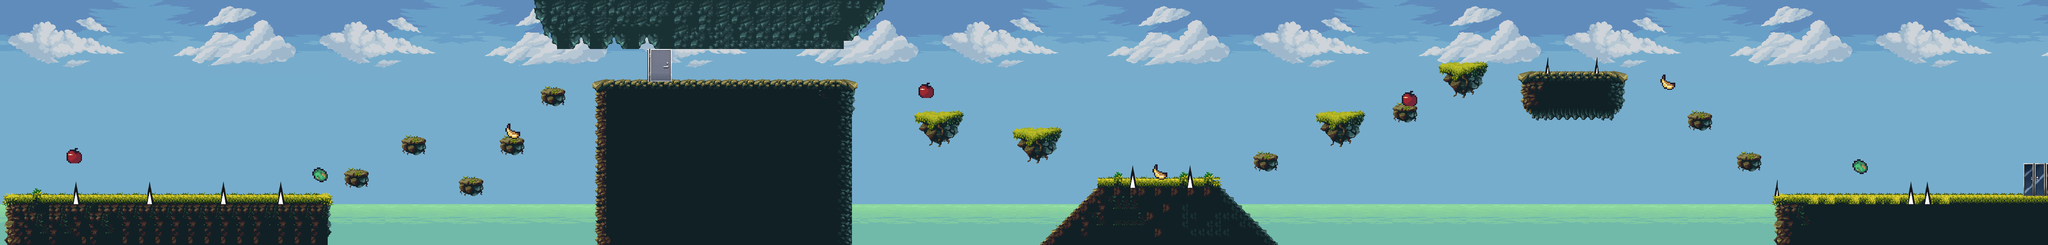

Tiled map render using the project's own tile images. Description and the map definition, with tile-layer contents summarised, below:
An orthogonal 250x30 tile map with 16x16 px tiles, 4 tile layers (Background, Sea, Ground, Spikes), 7 tilesets and 59 objects.

<map version="1.4" tiledversion="1.4.2" orientation="orthogonal" renderorder="right-down" width="250" height="30" tilewidth="16" tileheight="16" infinite="0" nextlayerid="10" nextobjectid="113">
 <tileset firstgid="1" name="sky_cloud" tilewidth="16" tileheight="16" spacing="2" margin="1" tilecount="418" columns="38">
  <image source="tilesets/sky_cloud.png" width="688" height="211" />
 </tileset>
 <tileset firstgid="419" name="sky" tilewidth="16" tileheight="16" spacing="2" margin="1" tilecount="418" columns="38">
  <image source="tilesets/sky.png" width="688" height="211" />
 </tileset>
 <tileset firstgid="837" name="sea" tilewidth="16" tileheight="16" spacing="2" margin="1" tilecount="30" columns="6">
  <image source="tilesets/sea.png" width="112" height="96" />
 </tileset>
 <tileset firstgid="867" name="tileset" tilewidth="16" tileheight="16" tilecount="1160" columns="58">
  <image source="tilesets/tileset.png" width="928" height="320" />
 </tileset>
 <tileset firstgid="2027" name="doors" tilewidth="16" tileheight="16" spacing="2" margin="1" tilecount="1024" columns="32">
  <image source="tilesets/doors.png" width="576" height="576" />
 </tileset>
 <tileset firstgid="3051" name="spikes" tilewidth="16" tileheight="16" spacing="2" margin="1" tilecount="72" columns="9">
  <image source="tilesets/spikes.png" width="164" height="160" />
 </tileset>
 <tileset firstgid="3123" name="d6t9hjj-c3db12c0-0e29-4b3b-a14b-5fcb16ed1e77" tilewidth="16" tileheight="16" spacing="2" margin="1" tilecount="1696" columns="32">
  <image source="tilesets/d6t9hjj-c3db12c0-0e29-4b3b-a14b-5fcb16ed1e77.png" width="576" height="960" />
 </tileset>
 <layer id="1" name="Background" width="250" height="30">
  <data>[7500 cells, 7500 non-empty, 406 distinct tile ids]</data>
 </layer>
 <layer id="2" name="Sea" width="250" height="30">
  <data>[7500 cells, 1250 non-empty, 30 distinct tile ids]</data>
 </layer>
 <layer id="3" name="Ground" width="250" height="30">
  <data>[7500 cells, 2011 non-empty, 243 distinct tile ids]</data>
 </layer>
 <layer id="6" name="Spikes" width="250" height="30">
  <data>[7500 cells, 117 non-empty, 38 distinct tile ids]</data>
 </layer>
 <objectgroup id="5" name="Fruits">
  <object id="15" x="122" y="282.667" width="44" height="42.6667">
   <ellipse />
  </object>
  <object id="17" x="608.667" y="321.333" width="34.6667" height="42">
   <ellipse />
  </object>
  <object id="18" x="1791.33" y="152.667" width="37.3333" height="48.6667">
   <ellipse />
  </object>
  <object id="22" x="2239.33" y="316.667" width="51.3333" height="31.3333">
   <ellipse />
  </object>
  <object id="25" x="2729.33" y="170.667" width="50.6667" height="34.6667">
   <ellipse />
  </object>
  <object id="26" x="3237.33" y="137.333" width="42.6667" height="43.3333">
   <ellipse />
  </object>
  <object id="27" x="3614.67" y="305.333" width="42" height="40">
   <ellipse />
  </object>
  <object id="28" x="976.667" y="233.333" width="50.6667" height="35.3333">
   <ellipse />
  </object>
 </objectgroup>
 <objectgroup id="7" name="Ground">
  <object id="37" x="10.6667" y="382.667" width="130" height="96.6667" />
  <object id="39" x="162" y="381.333" width="122" height="101.333" />
  <object id="41" x="302.667" y="380.667" width="126.667" height="100.667" />
  <object id="42" x="443.333" y="380.667" width="95.3333" height="104" />
  <object id="43" x="555.333" y="383.333" width="86" height="96" />
  <object id="44" x="670" y="331.333" width="52" height="37.3333" />
  <object id="46" x="784" y="268" width="48" height="36.6667" />
  <object id="47" x="897.333" y="349.333" width="46" height="31.3333" />
  <object id="48" x="972" y="272" width="1.33333" />
  <object id="49" x="972" y="272" width="58.6667" height="33.3333" />
  <object id="50" x="1778" y="219.333" width="101.333" height="66.6667" />
  <object id="51" x="1969.33" y="250.667" width="110.667" height="67.3333" />
  <object id="56" x="1151" y="155" width="517" height="325" />
  <object id="57" x="2566" y="219" width="99" height="68" />
  <object id="58" x="2438" y="296" width="60" height="40" />
  <object id="59" x="2799" y="119" width="116" height="71" />
  <object id="61" x="2710" y="204" width="68" height="34" />
  <object id="62" x="2955" y="141" width="57" height="82" />
  <object id="63" x="3029" y="137" width="79" height="103" />
  <object id="64" x="3127" y="137" width="50" height="94" />
  <object id="65" x="3292" y="216" width="56" height="44" />
  <object id="66" x="3392" y="291" width="49" height="43" />
  <object id="78" x="3485" y="380" width="239" height="102" />
  <object id="79" x="3777" y="383" width="221" height="100" />
  <object id="80" x="2221" y="347" width="98" height="125" />
  <object id="83" x="2142" y="346" width="60" height="137" />
  <object id="84" x="2042" y="471" />
  <object id="85" x="2058" y="454" />
  <object id="86" x="2072" y="440" />
  <object id="87" x="2093" y="424" />
  <object id="90" x="2105" y="406" />
  <object id="91" x="2120" y="392" width="1" height="1" />
  <object id="93" x="2120" y="392" />
  <object id="94" x="2138" y="375" />
  <object id="96" x="2333" y="351" width="51" height="126" />
  <object id="105" x="2392" y="369" />
  <object id="106" x="2405" y="382" />
  <object id="107" x="2414" y="393" />
  <object id="111" x="1057" y="168" width="50" height="41" />
 </objectgroup>
 <objectgroup id="9" name="Door">
  <object id="108" x="1255" y="86" width="63" height="71" />
  <object id="110" x="3945" y="309" width="55" height="75" />
 </objectgroup>
 <objectgroup id="8" name="Spikes">
  <object id="67" x="142" y="351" width="16" height="52" />
  <object id="68" x="285" y="348" width="14" height="55" />
  <object id="69" x="428" y="353" width="12" height="49" />
  <object id="70" x="541" y="350" width="13" height="49" />
  <object id="71" x="2206" y="317" width="16" height="55" />
  <object id="72" x="2322" y="318" width="12" height="55" />
  <object id="73" x="3008" y="110" width="22" height="32" />
  <object id="74" x="3104" y="108" width="22" height="37" />
  <object id="75" x="3464" y="347" width="16" height="46" />
  <object id="77" x="3726" y="345" width="50" height="56" />
 </objectgroup>
</map>
